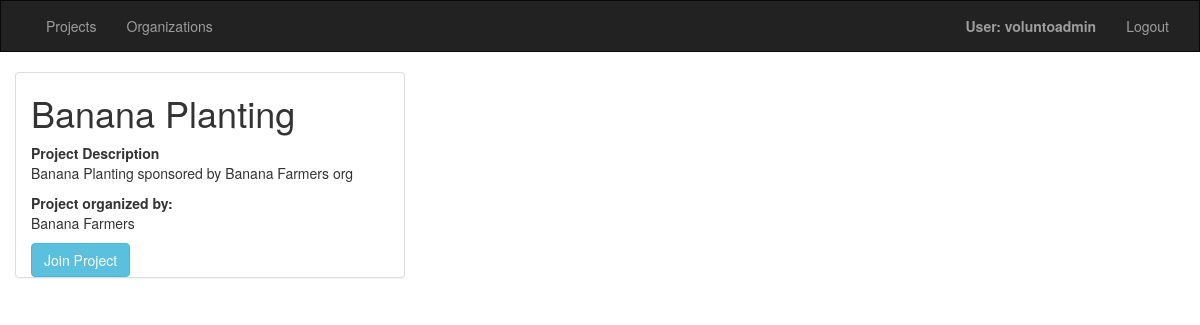
The page /volunto/project/1 (signed in) on the database as committed earlier.
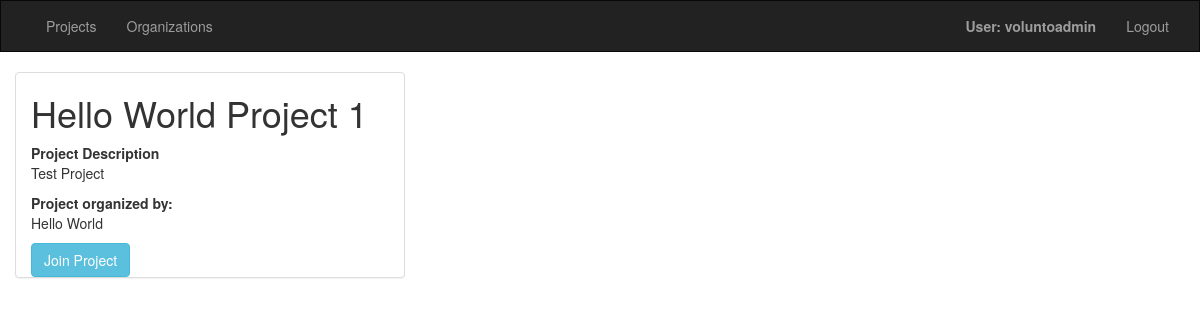
The same page on the database as committed later.
### volunto/models.py (models this page shows, shortened)
class Project(models.Model):
	projectname = models.CharField("Project Name",max_length=200)
	projdesc = models.CharField("Project Description",max_length=500)
	projectid = models.AutoField(primary_key=True)
	projstatus = models.BooleanField("Project Status", default=False)
	orgname = models.ForeignKey(Organization, on_delete=models.CASCADE, verbose_name="Project Sponsor")

class Organization(models.Model):
	orgname = models.CharField(max_length=200)
	orgdesc = models.TextField(max_length=200)
	orgid = models.AutoField(primary_key=True)
	orgusername = models.CharField(max_length=200)
	orgpw = models.CharField(max_length=30, default="")
	ORG_STATUS = (
		(1, 'Active'),
		(2, 'Inactive'),
		(3, 'In-review')
		)
	orgstat = models.PositiveIntegerField(choices=ORG_STATUS, default=3)
	def __str__(self):
		return self.orgname

### volunto/views.py (the view)
# urls.py: url(r'^project/(?P<pk>\d+)$', views.ProjectDetailView.as_view(), name='project-detail'),
class ProjectDetailView(LoginRequiredMixin,generic.DetailView):
	model = Project
	template_name = "volunto/project_detail.html"

### volunto/templates/volunto/project_detail.html
{% extends "volunto/base_visitor.html" %}
{% block content %}
<div class="container-fluid">
	<div class="panel panel-default col-sm-4 col-md-4">
<h1>{{ project.projectname }}</h1>
<strong>Project Description</strong> <p>{{ project.projdesc }}</p>
<strong>Project organized by:</strong> <p>{{ project.orgname }}</p>
	<a href="{% url 'volunto:create_application' %}" class="btn btn-info" role="button">Join Project</a>
	</div>
</div>
{% endblock %}

Rows that differ between the two databases and show on the page:
changed Project: projectname "Banana Planting" → "Hello World Project 1"; projdesc "Banana Planting sponsored by Banana Farmers org" → "Test Project"; orgname "Banana Farmers" → "Hello World"
